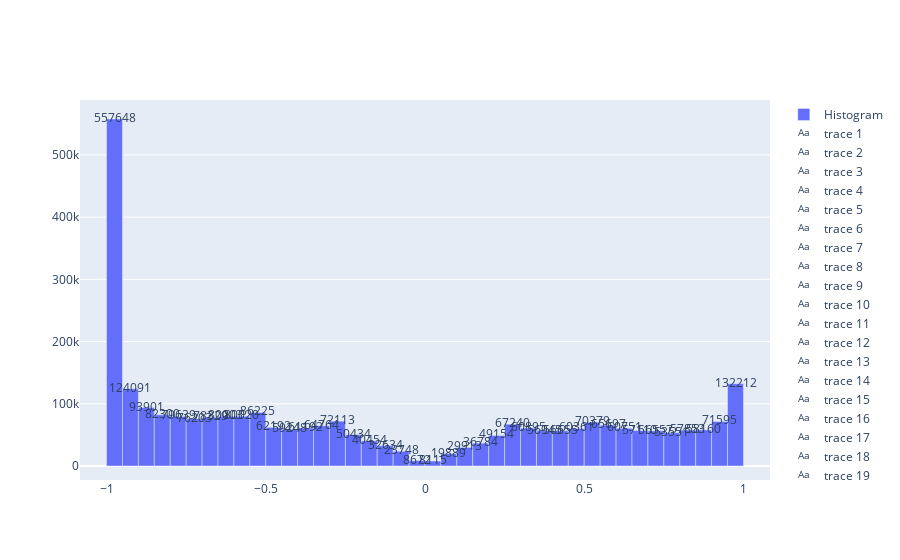

The code cell stored with this chart in its notebook:
### Code cell
# Plot the figure
counts, bins = np.histogram(df_interest['ScoreChange'], bins=40)
bin_midpoints = bins[:-1] + np.diff(bins)/2

fig = go.Figure()

fig.add_trace(go.Bar(
    x=bin_midpoints,
    y=counts,
    width=np.diff(bins), # makes bars have correct widths
    name='Histogram'
))
# add text labels for counts
for i in range(len(counts)):
    fig.add_trace(go.Scatter(
        x=[bin_midpoints[i]],
        y=[counts[i]],
        text=[str(counts[i])],
        mode='text',
    ))

fig.show()

### Figure 1 — Plotly figure (JSON) as saved in the notebook; plotly's stock layout.template omitted (floating-point values rounded to 4 significant figures)
{"data": [{"name": "Histogram", "type": "bar", "width": [0.05, 0.05, 0.05, 0.05, 0.05, 0.05, 0.05, 0.05, 0.05, 0.05, 0.05, 0.05, 0.05, 0.05, 0.05, 0.05, 0.05, 0.05, 0.05, 0.05, 0.05, 0.05, 0.05, 0.05, 0.05, 0.05, 0.05, 0.05, 0.05, 0.05, 0.05, 0.05, 0.05, 0.05, 0.05, 0.05, 0.05, 0.05, 0.05, 0.05], "x": [-0.975, -0.925, -0.875, -0.825, -0.775, -0.725, -0.675, -0.625, -0.575, -0.525, -0.475, -0.425, -0.375, -0.325, -0.275, -0.225, -0.175, -0.125, -0.075, -0.025, 0.025, 0.075, 0.125, 0.175, 0.225, 0.275, 0.325, 0.375, 0.425, 0.475, 0.525, 0.575, 0.625, 0.675, 0.725, 0.775, 0.825, 0.875, 0.925, 0.975], "y": [557648, 124091, 93901, 82300, 79639, 76203, 78329, 80003, 80020, 86225, 62192, 59248, 61192, 64764, 72113, 50434, 40454, 32634, 23748, 8672, 8115, 19889, 29913, 36784, 49154, 67240, 60895, 56945, 56655, 60361, 70379, 65697, 60751, 57110, 56557, 53551, 57853, 58160, 71595, 132212]}, {"mode": "text", "text": ["557648"], "type": "scatter", "x": [-0.975], "y": [557648]}, {"mode": "text", "text": ["124091"], "type": "scatter", "x": [-0.925], "y": [124091]}, {"mode": "text", "text": ["93901"], "type": "scatter", "x": [-0.875], "y": [93901]}, {"mode": "text", "text": ["82300"], "type": "scatter", "x": [-0.825], "y": [82300]}, {"mode": "text", "text": ["79639"], "type": "scatter", "x": [-0.775], "y": [79639]}, {"mode": "text", "text": ["76203"], "type": "scatter", "x": [-0.725], "y": [76203]}, {"mode": "text", "text": ["78329"], "type": "scatter", "x": [-0.675], "y": [78329]}, {"mode": "text", "text": ["80003"], "type": "scatter", "x": [-0.625], "y": [80003]}, {"mode": "text", "text": ["80020"], "type": "scatter", "x": [-0.575], "y": [80020]}, {"mode": "text", "text": ["86225"], "type": "scatter", "x": [-0.525], "y": [86225]}, {"mode": "text", "text": ["62192"], "type": "scatter", "x": [-0.475], "y": [62192]}, {"mode": "text", "text": ["59248"], "type": "scatter", "x": [-0.425], "y": [59248]}, {"mode": "text", "text": ["61192"], "type": "scatter", "x": [-0.375], "y": [61192]}, {"mode": "text", "text": ["64764"], "type": "scatter", "x": [-0.325], "y": [64764]}, {"mode": "text", "text": ["72113"], "type": "scatter", "x": [-0.275], "y": [72113]}, {"mode": "text", "text": ["50434"], "type": "scatter", "x": [-0.225], "y": [50434]}, {"mode": "text", "text": ["40454"], "type": "scatter", "x": [-0.175], "y": [40454]}, {"mode": "text", "text": ["32634"], "type": "scatter", "x": [-0.125], "y": [32634]}, {"mode": "text", "text": ["23748"], "type": "scatter", "x": [-0.075], "y": [23748]}, {"mode": "text", "text": ["8672"], "type": "scatter", "x": [-0.025], "y": [8672]}, {"mode": "text", "text": ["8115"], "type": "scatter", "x": [0.025], "y": [8115]}, {"mode": "text", "text": ["19889"], "type": "scatter", "x": [0.075], "y": [19889]}, {"mode": "text", "text": ["29913"], "type": "scatter", "x": [0.125], "y": [29913]}, {"mode": "text", "text": ["36784"], "type": "scatter", "x": [0.175], "y": [36784]}, {"mode": "text", "text": ["49154"], "type": "scatter", "x": [0.225], "y": [49154]}, {"mode": "text", "text": ["67240"], "type": "scatter", "x": [0.275], "y": [67240]}, {"mode": "text", "text": ["60895"], "type": "scatter", "x": [0.325], "y": [60895]}, {"mode": "text", "text": ["56945"], "type": "scatter", "x": [0.375], "y": [56945]}, {"mode": "text", "text": ["56655"], "type": "scatter", "x": [0.425], "y": [56655]}, {"mode": "text", "text": ["60361"], "type": "scatter", "x": [0.475], "y": [60361]}, {"mode": "text", "text": ["70379"], "type": "scatter", "x": [0.525], "y": [70379]}, {"mode": "text", "text": ["65697"], "type": "scatter", "x": [0.575], "y": [65697]}, {"mode": "text", "text": ["60751"], "type": "scatter", "x": [0.625], "y": [60751]}, {"mode": "text", "text": ["57110"], "type": "scatter", "x": [0.675], "y": [57110]}, {"mode": "text", "text": ["56557"], "type": "scatter", "x": [0.725], "y": [56557]}, {"mode": "text", "text": ["53551"], "type": "scatter", "x": [0.775], "y": [53551]}, {"mode": "text", "text": ["57853"], "type": "scatter", "x": [0.825], "y": [57853]}, {"mode": "text", "text": ["58160"], "type": "scatter", "x": [0.875], "y": [58160]}, {"mode": "text", "text": ["71595"], "type": "scatter", "x": [0.925], "y": [71595]}, {"mode": "text", "text": ["132212"], "type": "scatter", "x": [0.975], "y": [132212]}], "layout": {"autosize": true, "xaxis": {"autorange": true, "range": [-1.083, 1.083], "type": "linear"}, "yaxis": {"autorange": true, "range": [-22410.0, 588200.0], "type": "linear"}}}
